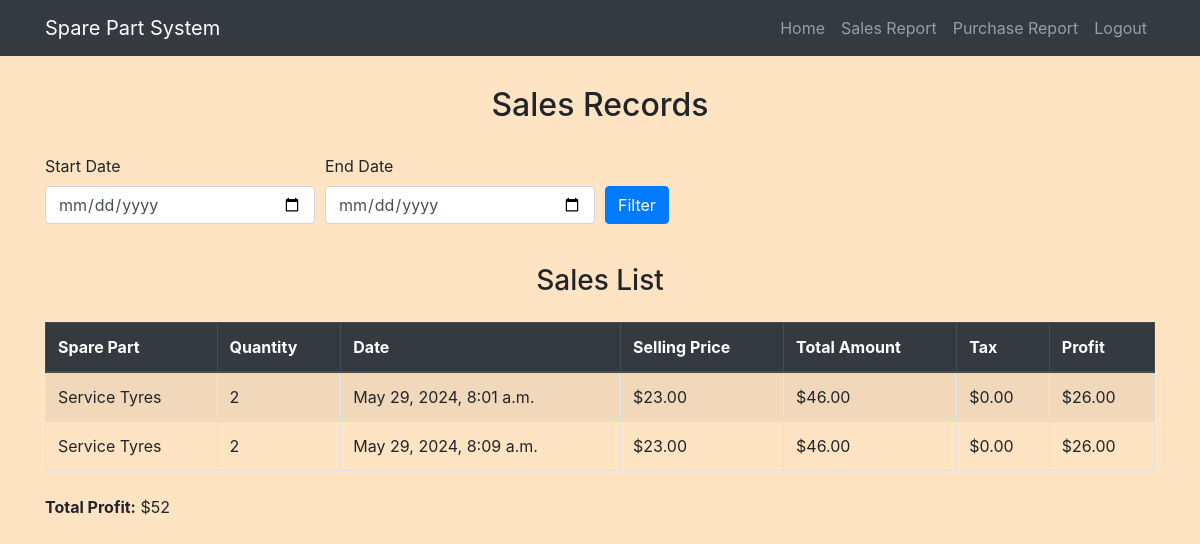
Before: /sales/ (signed in) with the older database file.
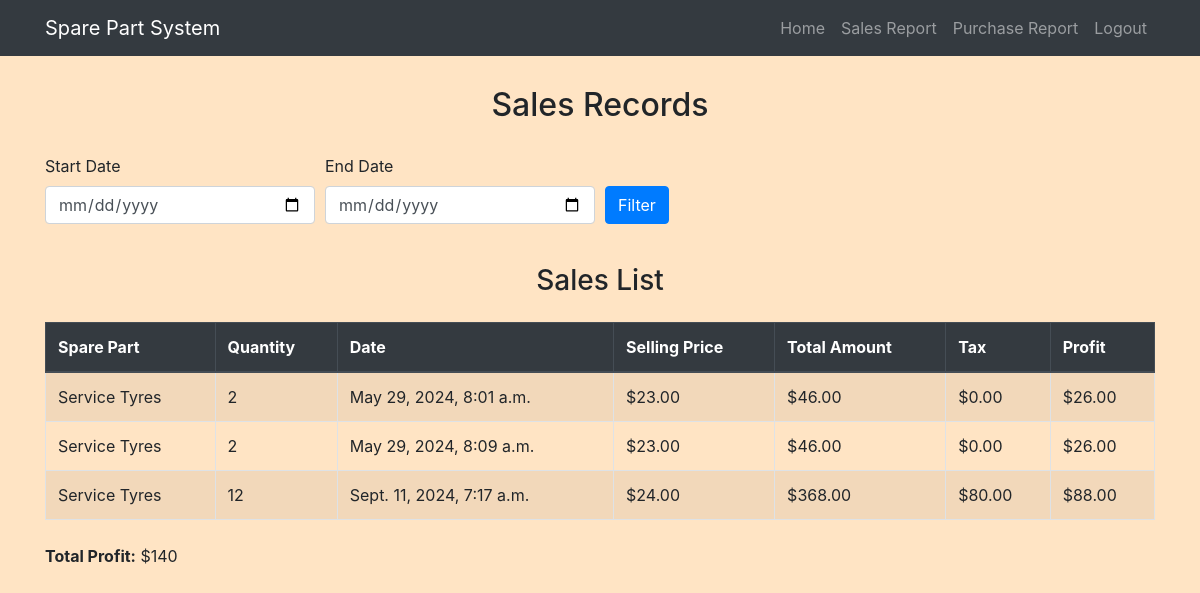
After: the same page with the newer database file.
### myapp/models.py (models this page shows, shortened)
class Sale(models.Model):
    spare_part = models.ForeignKey(SparePart, on_delete=models.CASCADE)
    quantity = models.PositiveIntegerField()
    date = models.DateTimeField(auto_now_add=True)
    selling_price = models.DecimalField(max_digits=10, decimal_places=2 , default=0)
    total_amount = models.DecimalField(max_digits=10, decimal_places=2 , default=0)
    tax = models.DecimalField(max_digits=10, decimal_places=2, default=0)
    profit = models.DecimalField(max_digits=10, decimal_places=2, default=0)

class SparePart(models.Model):
    category = models.ForeignKey(SparePartCategory, on_delete=models.CASCADE, related_name='spare_parts')
    name = models.CharField(max_length=100)
    part_number = models.CharField(max_length=100, unique=True)
    description = models.TextField(blank=True, null=True)
    price = models.DecimalField(max_digits=10, decimal_places=2)  # Selling price
    stock = models.PositiveIntegerField(default=0)
    image = models.ImageField(upload_to='spare_parts/', blank=True, null=True)

### myapp/views.py (the view)
# urls.py: path('sales/', views.sales_records, name='sales_records'),
@login_required
def sales_records(request):
    start_date = request.GET.get('start_date')
    end_date = request.GET.get('end_date')
    if start_date and end_date:
        start_date = parse_date(start_date)
        end_date = parse_date(end_date)
        sales = Sale.objects.filter(date__range=[start_date, end_date])
    else:
        sales = Sale.objects.all()
    total_profit = sales.aggregate(total_profit=Sum('profit'))['total_profit'] or 0
    context = {
        'sales': sales,
        'total_profit': total_profit,
        'start_date': start_date,
        'end_date': end_date
    }
    return render(request, 'sales_records.html', context)

### myapp/templates/sales_records.html (shortened to what this page needs)
{% extends 'base.html' %}
{% block content %}
<h2>Sales Records</h2>
<form method="get" action="{% url 'sales_records' %}">
    <div class="form-row">
        <div class="form-group col-md-3">
            <label for="start_date">Start Date</label>
            <input type="date" class="form-control" id="start_date" name="start_date" value="{{ start_date }}">
        </div>
        <div class="form-group col-md-3">
            <label for="end_date">End Date</label>
            <input type="date" class="form-control" id="end_date" name="end_date" value="{{ end_date }}">
        </div>
        <div class="form-group col-md-3 align-self-end">
            <button type="submit" class="btn btn-primary">Filter</button>
        </div>
    </div>
</form>
<h3 class="my-4">Sales List</h3>
<div class="table-responsive">
    <table class="table table-striped table-bordered">
        <thead class="thead-dark">
            <tr>
                <th>Spare Part</th>
                <th>Quantity</th>
                <th>Date</th>
                <th>Selling Price</th>
                <th>Total Amount</th>
                <th>Tax</th>
                <th>Profit</th>
            </tr>
        </thead>
        <tbody>
            {% for sale in sales %}
                <tr>
                    <td>{{ sale.spare_part.name }}</td>
                    <td>{{ sale.quantity }}</td>
                    <td>{{ sale.date }}</td>
                    <td>${{ sale.selling_price }}</td>
                    <td>${{ sale.total_amount }}</td>
                    <td>${{ sale.tax }}</td>
                    <td>${{ sale.profit }}</td>
                </tr>
            {% empty %}
                <tr>
                    <td colspan="7" class="text-center">No sales records found.</td>
                </tr>
            {% endfor %}
        </tbody>
    </table>
    <div class="my-4">
        <strong>Total Profit:</strong> ${{ total_profit }}
    </div>
</div>
{% endblock content %}

Changed rows visible on the page:
added Sale: spare_part.name "Service Tyres", quantity "12", date "Sept. 11, 2024, 7:17 a.m.", selling_price "24.00", total_amount "368.00", tax "80.00", profit "88.00"
Other visible differences:
{{ total_profit }}: "52" → "140"
